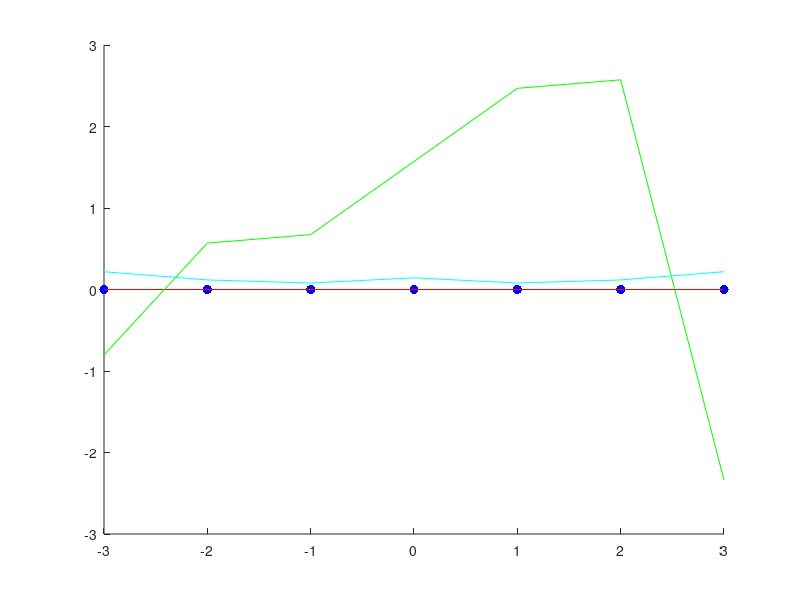

Reproduce this figure in MATLAB.
fs = 1;
t = -3:1/fs:3;

F = 2;
A = 1.75;
y = A*sin(2*pi .* t * F );

close all;
figure; axes('NextPlot', 'add');
line(t,y,'color', 'b', 'Marker','.', 'markersize', 20);

h = hilbert(y);

line(t, abs(h), 'color', 'r');
line(t, angle(h), 'color',  'g');
line(t, ( fs * gradient( unwrap( angle(h) ) ) ) ./ (2*pi), 'Color', 'c');
